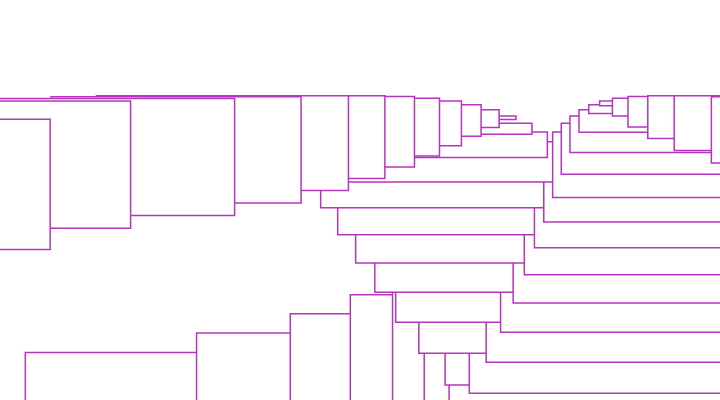
Frame 1 (no input)
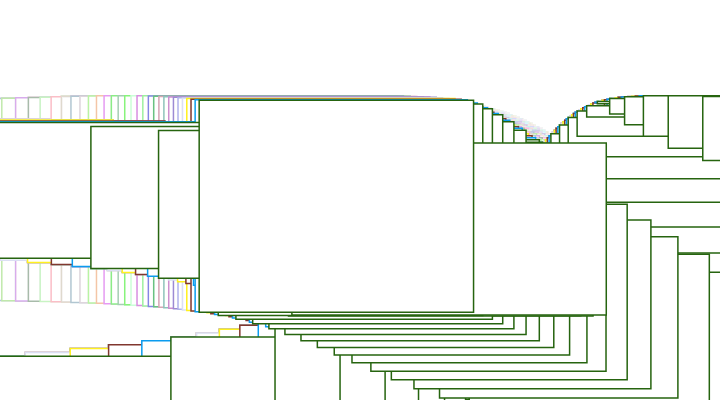
Frame 60 (no input)
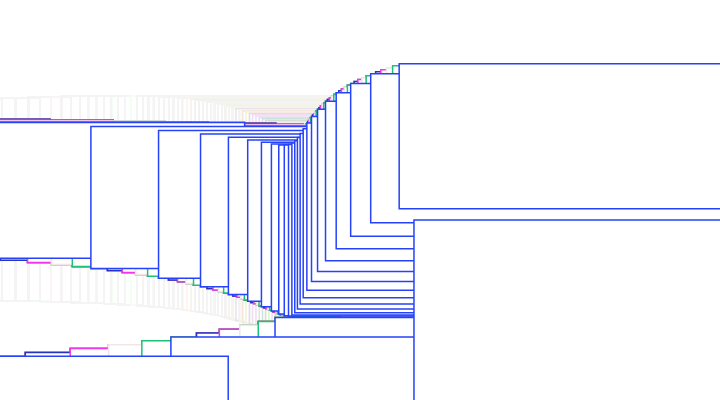
Frame 120 (the mouse pressed at the canvas centre since frame 60)

The p5.js sketch that drew these frames (run headless with seeded random() and noise() and a simulated clock; from frame 60 on, the mouse is pressed at the canvas centre):

// p5.js sketch
// ── sketch.js

function setup(){
  createCanvas(720,400);
  background (255);
}

// the parameter at which x and y depends is usually taken as either t or symbol of theta
let t = 0;
function draw(){
  background(255,255,255,10);
  translate(width/2,height/2);
  stroke(color(random(255),random(255),random(255)));
  strokeWeight(1.5);
      rect(0,0,0,0);

  //loop for adding 100 lines
  for(let i = 0;i<50;i++){

    rect(x1(t+i),y1(t+i),x2(t+i)+20,y2(t+i)+20);
  
    rect(x1(t-i),y1(t-i),x2(t+i)-20,y2(t+i)-20);

  }
  t+=0.2;
}
// function to change initial x co-ordinate of the line
function x1(t){
  return tan(t/10)*125+sin(t/20)*125+cos(t/30)*125;
}

// function to change initial y co-ordinate of the line
function y1(t){
  return cos(t/10)*125+cos(t/20)*125+cos(t/30)*125;
}

// function to change final x co-ordinate of the line
function x2(t){
  return sin(t/15)*125+tan(t/50)*100+sin(t/35)*125;
}

// function to change final y co-ordinate of the line
function y2(t){
  return cos(t/15)*125+cos(t/25)*125+cos(t/35)*125;
}



//I change from the line to the rectangle and its opacity
//  I add one more rectangle to make it work together
//I used the random color to make it would be changed when it moving

//for the second one, it move like a water drop from the top
//I change it to make it reverse, work like evaporation moving from
//the bottom to the to and add loop for it
//also I change the color to make it look like a water. 
